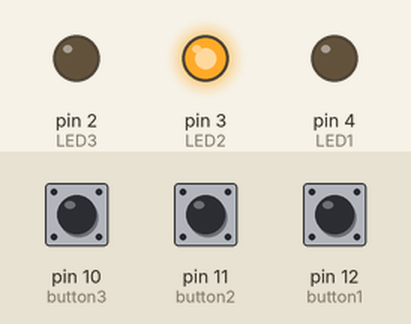
Bench run of a sketch on a simulated Arduino Uno, built with avr-gcc and run on an emulated ATmega328P. Shown: output pins drawn as LEDs (lit = HIGH). Inputs (shaded band) come from the test bench; at power-on: pin 10 (button3) HIGH, pin 12 (button1) LOW, pin 11 (button2) LOW.

Above: at 1.2 s.
1.3 s: pin 10 (button3) pulled LOW for 0.15 s
At 3.3 s:
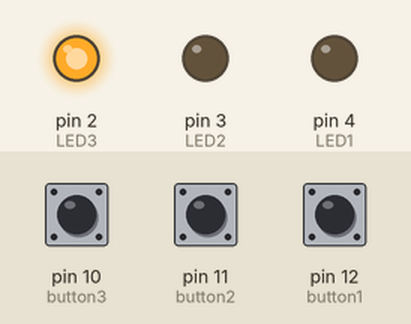
4.4 s: pin 12 (button1) pulled HIGH for 0.15 s
At 5.1 s:
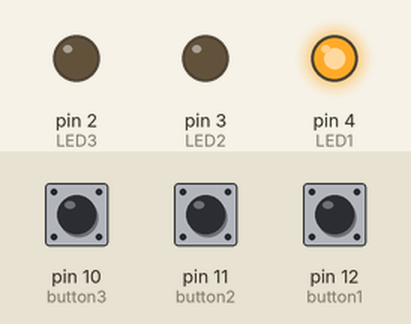
7.5 s: pin 11 (button2) pulled HIGH for 0.15 s
At 10.4 s:
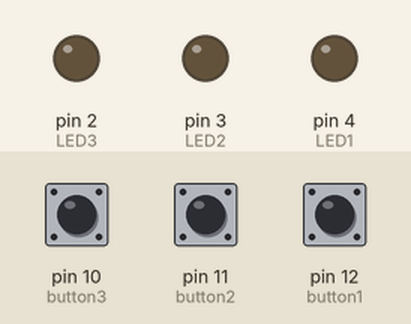
10.6 s: pin 11 (button2) pulled HIGH for 1 s
At 13.4 s:
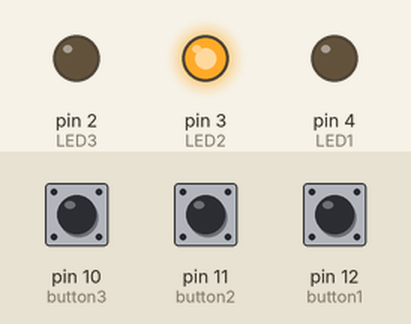
14.6 s: pin 11 (button2) pulled HIGH for 3.2 s
At 20.5 s:
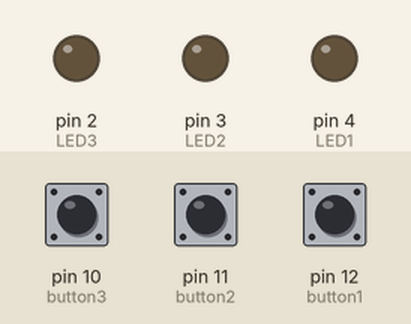
20.8 s: pin 10 (button3) driven LOW and pin 12 (button1) driven HIGH
At 21.1 s:
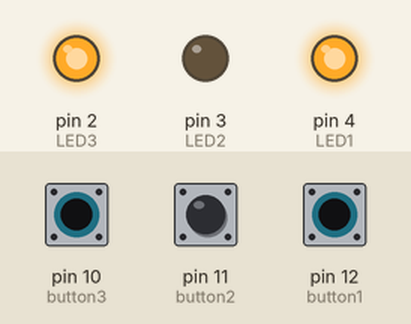
Timing chart, 0 to 24.8 s (numbered marks = the images above; inputs shaded):
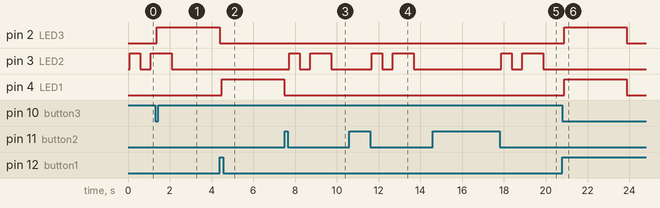

The sketch:

02_0604_0892.ino
```cpp
#define button1 12
#define button2 11
#define button3 10
#define LED1 4
#define LED2 3
#define LED3 2
#define delayTime 80
#define TogLED(a, i)                         \
    {                                           \
        if (millis() - cooldown[i] > delayTime) \
        {                                       \
            begin[i] = millis();                \
            LedState[i] = !LedState[i];         \
            digitalWrite(a, LedState[i]);       \
        }                                       \
        cooldown[i] = millis();                 \
    }

int button[3] = {button1, button2, button3};

bool LedState[3] = {LOW, LOW, LOW};
bool Y = LOW;
bool ButtonState[3] = {LOW, HIGH, HIGH};
bool LastState[3] = {LOW, HIGH, HIGH};
bool reading[3];

long int begin[3] = {0, -2000, 0};
unsigned long long int lastDebounceTime[3];
unsigned long long int cooldown[3];


void debounce(int i)
{
    reading[i] = digitalRead(button[i]);
    if (reading[i] != LastState[i])
        lastDebounceTime[i] = millis();

    if (millis() - lastDebounceTime[i] > delayTime)
    {
        ButtonState[i] = reading[i];
    }
    LastState[i] = reading[i];
}
void setup()
{
    pinMode(LED1, OUTPUT);
    pinMode(LED2, OUTPUT);
    pinMode(LED3, OUTPUT);
    pinMode(button1, INPUT);
    pinMode(button2, INPUT);
    pinMode(button3, INPUT_PULLUP);
}
void loop()
{
    debounce(0);
    if (!LedState[0])
    {
        debounce(2);
        if (!LedState[2])
            debounce(1);
    }
    if (millis() - begin[0] > 3000)
    {
        LedState[0] = LOW;
        digitalWrite(LED1, LedState[0]);
    }
    if (millis() - begin[2] > 3000)
    {
        LedState[2] = LOW;
        digitalWrite(LED3, LedState[2]);
    }
    if (millis() - begin[1] > 2000)
    {
        LedState[1] = LOW;
        digitalWrite(LED2, LedState[1]);
    }
    else
    {
        if (millis() - begin[1] < 500)
        {
            Y = HIGH;
            digitalWrite(LED2, Y);
        }
        else if (millis() - begin[1] < 1000)
        {
            Y = LOW;
            digitalWrite(LED2, Y);
        }
        else if (millis() - begin[1] < 1500)
        {
            Y = HIGH;
            digitalWrite(LED2, Y);
        }
    }

    if (ButtonState[0] == HIGH)
        TogLED(LED1, 0)
    if (ButtonState[1] == LOW)
        TogLED(LED2, 1)
    if (ButtonState[2] == LOW)
        TogLED(LED3, 2)
}
```

Measured:
- after the input at 1.3 s, pin 2 (LED3): LOW → HIGH after 0.08 s, → LOW 3.0 s later
- after the input at 4.4 s, pin 4 (LED1): LOW → HIGH after 0.08 s, → LOW 3.0 s later
- after the input at 7.5 s, pin 3 (LED2): LOW → HIGH after 0.23 s, → LOW 0.50 s later, → HIGH 0.50 s later, → LOW 1.0 s later
- after the input at 10.6 s, pin 3 (LED2): LOW → HIGH after 1.1 s, → LOW 0.50 s later, → HIGH 0.50 s later, → LOW 1.0 s later
- after the input at 14.6 s, pin 3 (LED2): LOW → HIGH after 3.3 s, → LOW 0.50 s later, → HIGH 0.50 s later, → LOW 1.0 s later
- after the input at 20.8 s, pin 2 (LED3), pin 4 (LED1): LOW → HIGH after 0.08 s, → LOW 3.0 s later
